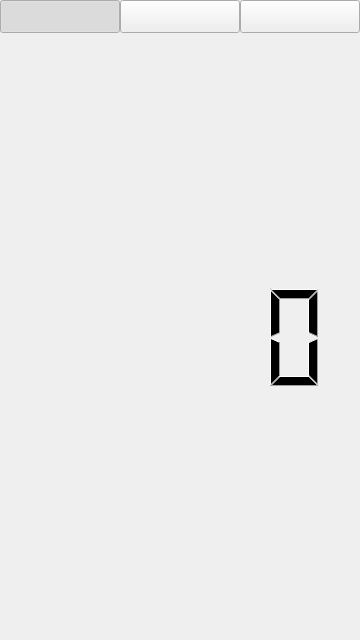
<?xml version="1.0" encoding="UTF-8"?>
<ui version="4.0">
 <class>CheckInOutScreen</class>
 <widget class="QWidget" name="CheckInOutScreen">
  <property name="geometry">
   <rect>
    <x>0</x>
    <y>0</y>
    <width>360</width>
    <height>640</height>
   </rect>
  </property>
  <property name="windowTitle">
   <string>Form</string>
  </property>
  <layout class="QVBoxLayout" name="verticalLayout_2">
   <property name="spacing">
    <number>0</number>
   </property>
   <property name="margin">
    <number>0</number>
   </property>
   <item>
    <layout class="QVBoxLayout" name="verticalLayout">
     <property name="spacing">
      <number>0</number>
     </property>
     <item>
      <layout class="QHBoxLayout" name="horizontalLayout_3">
       <property name="spacing">
        <number>0</number>
       </property>
       <item>
        <widget class="QPushButton" name="lButton">
         <property name="font">
          <font>
           <pointsize>16</pointsize>
          </font>
         </property>
         <property name="text">
          <string/>
         </property>
         <property name="icon">
          <iconset resource="babyfeed.qrc">
           <normaloff>:/icons/icons/breastfeeding-left.png</normaloff>:/icons/icons/breastfeeding-left.png</iconset>
         </property>
         <property name="iconSize">
          <size>
           <width>38</width>
           <height>38</height>
          </size>
         </property>
         <property name="checkable">
          <bool>true</bool>
         </property>
         <property name="checked">
          <bool>true</bool>
         </property>
         <property name="flat">
          <bool>false</bool>
         </property>
         <attribute name="buttonGroup">
          <string>buttonGroup</string>
         </attribute>
        </widget>
       </item>
       <item>
        <widget class="QPushButton" name="bButton">
         <property name="font">
          <font>
           <pointsize>16</pointsize>
          </font>
         </property>
         <property name="text">
          <string/>
         </property>
         <property name="icon">
          <iconset resource="babyfeed.qrc">
           <normaloff>:/icons/icons/baby_bottle.png</normaloff>:/icons/icons/baby_bottle.png</iconset>
         </property>
         <property name="iconSize">
          <size>
           <width>38</width>
           <height>38</height>
          </size>
         </property>
         <property name="checkable">
          <bool>true</bool>
         </property>
         <attribute name="buttonGroup">
          <string>buttonGroup</string>
         </attribute>
        </widget>
       </item>
       <item>
        <widget class="QPushButton" name="rButton">
         <property name="font">
          <font>
           <pointsize>16</pointsize>
          </font>
         </property>
         <property name="text">
          <string/>
         </property>
         <property name="icon">
          <iconset resource="babyfeed.qrc">
           <normaloff>:/icons/icons/breastfeeding-right.png</normaloff>:/icons/icons/breastfeeding-right.png</iconset>
         </property>
         <property name="iconSize">
          <size>
           <width>38</width>
           <height>38</height>
          </size>
         </property>
         <property name="checkable">
          <bool>true</bool>
         </property>
         <attribute name="buttonGroup">
          <string>buttonGroup</string>
         </attribute>
        </widget>
       </item>
      </layout>
     </item>
     <item>
      <spacer name="verticalSpacer_2">
       <property name="orientation">
        <enum>Qt::Vertical</enum>
       </property>
       <property name="sizeHint" stdset="0">
        <size>
         <width>20</width>
         <height>40</height>
        </size>
       </property>
      </spacer>
     </item>
     <item>
      <layout class="QHBoxLayout" name="horizontalLayout">
       <item>
        <spacer name="horizontalSpacer">
         <property name="orientation">
          <enum>Qt::Horizontal</enum>
         </property>
         <property name="sizeHint" stdset="0">
          <size>
           <width>40</width>
           <height>20</height>
          </size>
         </property>
        </spacer>
       </item>
       <item>
        <widget class="QLCDNumber" name="lcdNumber">
         <property name="minimumSize">
          <size>
           <width>300</width>
           <height>120</height>
          </size>
         </property>
         <property name="sizeIncrement">
          <size>
           <width>0</width>
           <height>0</height>
          </size>
         </property>
         <property name="baseSize">
          <size>
           <width>0</width>
           <height>0</height>
          </size>
         </property>
         <property name="font">
          <font>
           <pointsize>8</pointsize>
          </font>
         </property>
         <property name="frameShape">
          <enum>QFrame::NoFrame</enum>
         </property>
         <property name="lineWidth">
          <number>1</number>
         </property>
         <property name="numDigits">
          <number>5</number>
         </property>
         <property name="digitCount">
          <number>5</number>
         </property>
         <property name="segmentStyle">
          <enum>QLCDNumber::Filled</enum>
         </property>
         <property name="value" stdset="0">
          <double>0.000000000000000</double>
         </property>
        </widget>
       </item>
       <item>
        <spacer name="horizontalSpacer_2">
         <property name="orientation">
          <enum>Qt::Horizontal</enum>
         </property>
         <property name="sizeHint" stdset="0">
          <size>
           <width>40</width>
           <height>20</height>
          </size>
         </property>
        </spacer>
       </item>
      </layout>
     </item>
     <item>
      <spacer name="verticalSpacer">
       <property name="orientation">
        <enum>Qt::Vertical</enum>
       </property>
       <property name="sizeHint" stdset="0">
        <size>
         <width>20</width>
         <height>40</height>
        </size>
       </property>
      </spacer>
     </item>
    </layout>
   </item>
  </layout>
 </widget>
 <resources>
  <include location="babyfeed.qrc"/>
 </resources>
 <connections/>
 <buttongroups>
  <buttongroup name="buttonGroup"/>
 </buttongroups>
</ui>
